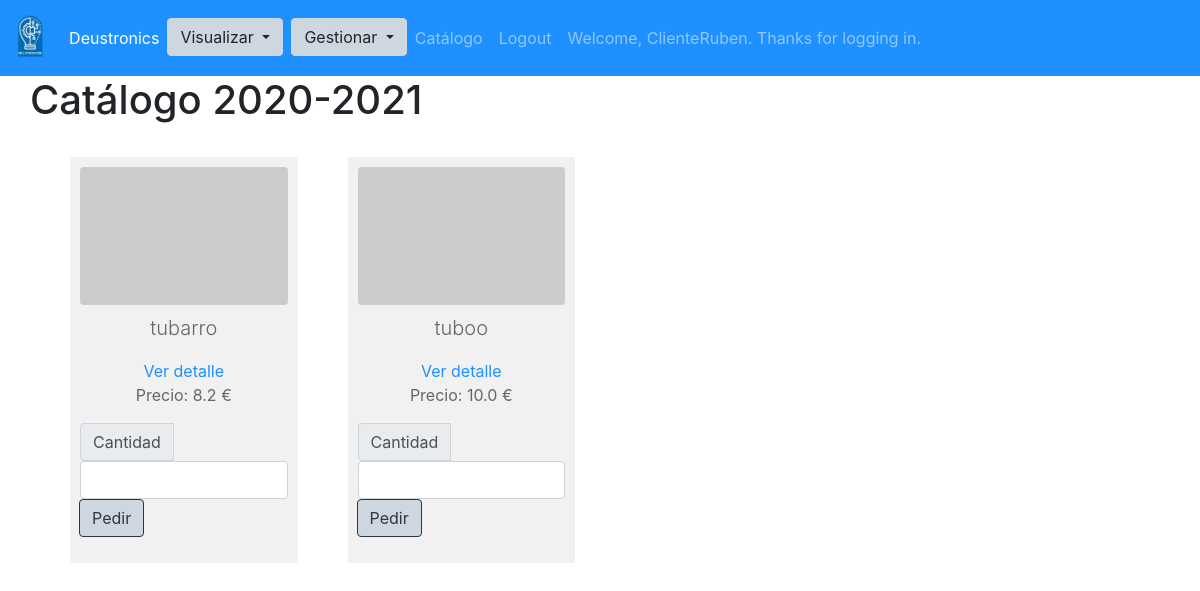
The app's page /catalogo/ (signed in), older data.
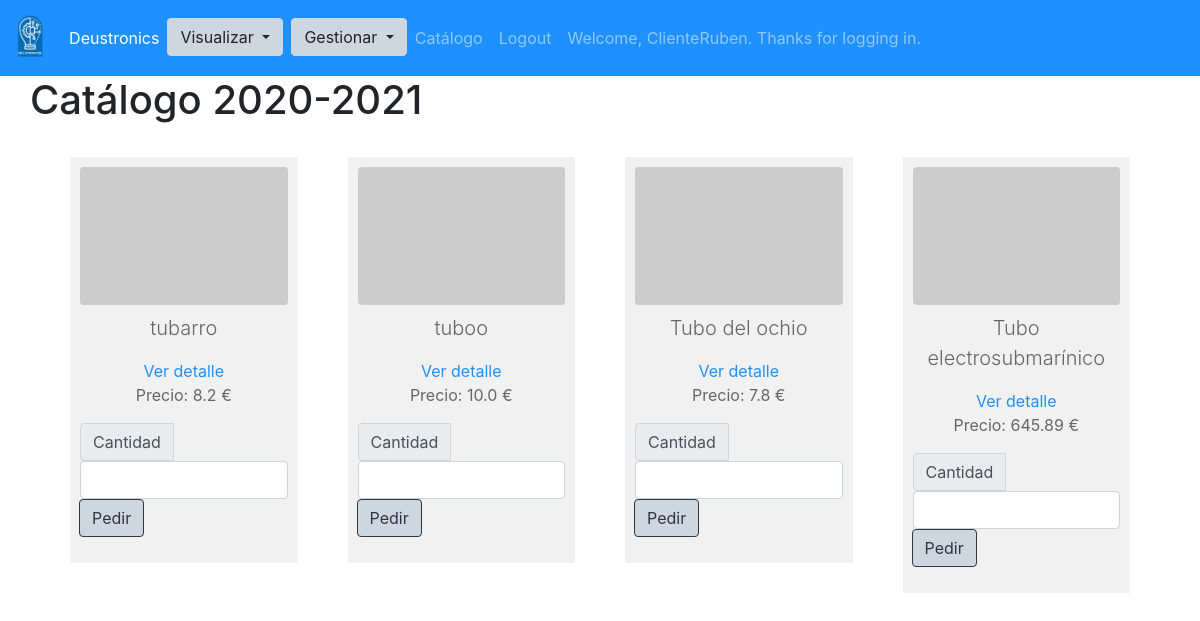
The same page, newer data.
### app/models.py (models this page shows, shortened)
class Catalogo(models.Model):
    descripcion = models.CharField(max_length=250)
    nombre = models.CharField(max_length=100, default="NombreDefault")
    precio = models.FloatField(default = 0.0)

### app/views.py (the view)
# urls.py: path('catalogo/', login_required(views.CatalogoListView.as_view()), name='catalogo_lista'),
class CatalogoListView(ListView):
    model = Catalogo
    template_name = 'catalogo_lista.html'
    queryset = Catalogo.objects.all()
    context_object_name = 'catalogos'
    def get_context_data(self, **kwargs):
        context = super(CatalogoListView, self).get_context_data(**kwargs)
        return context

### app/templates/catalogo_lista.html (shortened to what this page needs)
{%extends 'base.html'%} {% block content%}
<h1>
  Catálogo 2020-2021
</h1>
<div class="container">
  <div class="row">
    <div class="MultiCarousel" data-items="1,3,5,6" data-slide="1" id="MultiCarousel" data-interval="1000">
      <div class="MultiCarousel-inner">
        {%for catalogo in catalogos%}
        <div class="item catalog-item mb-2 col-sm-3">
          <div class="pad15">
            <img src="https://dummyimage.com/600x400/000/fff" class="img-fluid rounded mx-auto d-block" alt="Imagen de catálogo" />
            <p class="lead mt-2">{{catalogo.nombre}}</p>
            <a href="{%url 'catalogo_detalle' catalogo.id %}"> Ver detalle</a>
            <p>Precio: {{catalogo.precio}} €</p>
            <div class="input-group mb-3">
              <div class="input-group-prepend">
                <span class="input-group-text" id="inputGroup-sizing-default">Cantidad</span>
              </div>
              <form action="{%url 'pedido_create'%}" method="POST">
                <input type="number" class="form-control" aria-label="Sizing example input" aria-describedby="inputGroup-sizing-default" name="cantidad" />
                <div class="input-group-append">
                  <button class="btn btn-outline-dark bg-secondary" type="submit" id="button-addon1">Pedir</button>
                </div>
              </form>
            </div>
          </div>
        </div>
        {%endfor%}
      </div>
    </div>
    {%endblock%}

### app/templates/base.html (shortened to what this page needs)
{%load static %}
<!DOCTYPE html>
<html lang="en">
<head>
  <link rel="stylesheet" href="{% static 'main.css'%}" />
</head>
<body>
  {% block nav%}
  <nav class="navbar navbar-expand-lg navbar-dark bg-primary">
    <a class="navbar-brand" href="{%url 'index' %}"><img src="{% static 'Desuto5.png' %}" alt="" id="logo" /></a>
    <div class="collapse navbar-collapse" id="navbarNavAltMarkup">
      <div class="navbar-nav">
        <a class="nav-item nav-link active" href="{%url 'index' %}">Deustronics </a>
        <div class="btn-group">
          <div class="dropdown mr-2">
            <button class="btn btn-secondary dropdown-toggle" type="button" id="dropdownMenuButton"
              data-toggle="dropdown" aria-haspopup="true" aria-expanded="false">
              Visualizar
            </button>
          </div>
          <div class="dropdown dropdown-dark">
            <button class="btn btn-secondary dropdown-toggle" type="button" id="dropdownMenuButton"
              data-toggle="dropdown" aria-haspopup="true" aria-expanded="false">
              Gestionar
            </button>
          </div>
        </div>
        <a class="nav-item nav-link" href="{%url 'catalogo_lista' %}">Catálogo</a>
        <a class="nav-item nav-link" href="{%url 'logout' %}">Logout</a>
{% if user.is_authenticated %}
<span class="nav-item nav-link">Welcome, {{ user.get_username }}. Thanks for logging in.</span>
{% else %}
<span class="nav-item nav-link">Welcome, new user. Please log in.</span>
{% endif %}
      </div>
  </nav>
  {%endblock%}
  <div class="container fill">
    <div class="row">
      {%block content %} {%endblock%}
    </div>
  </div>
</body>
</html>

Row changes from the older to the newer data that the page shows:
added Catalogo: nombre "Tubo del ochio", precio "7.8"
added Catalogo: nombre "Tubo electrosubmarínico", precio "645.89"
